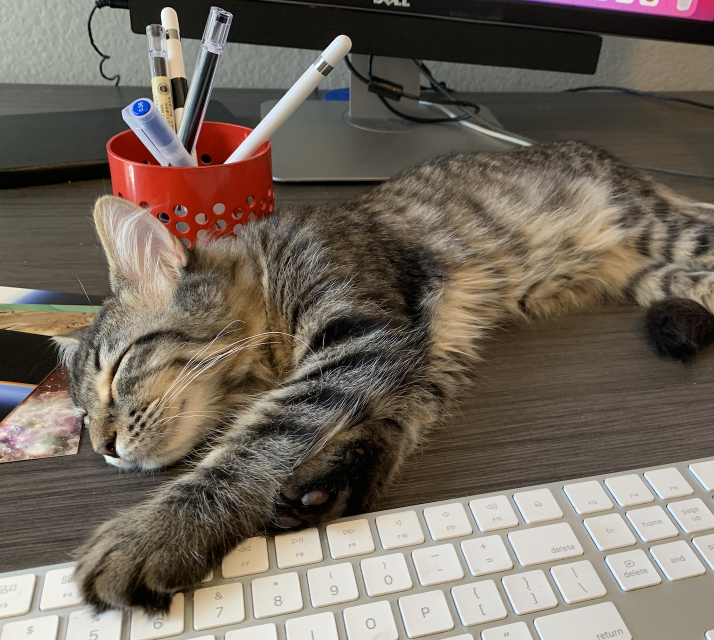
#> input picture lecture_6/asteroid.png, 1428 x 1280 px (shown at 1/2 size)
$ jupyter execute numpy_array_examples.ipynb
#> lines starting #> are read from the running program, lines starting #| are printed output that depends on the picture
# Numpy Arrfay Examples

### introduction to convolution
DS 3000
May 17, 2023

[cell 1]
# A demonstration of some image-generation capabilities of numpy

[cell 2]
import numpy as np
import matplotlib.pyplot as plt

[cell 3]
SIZE = 200

# give size as tuple
image = np.zeros((SIZE,SIZE), dtype=int)

for i in range(SIZE):
    # for every i value, consider i value
    for j in range(SIZE):
        # % means reminder
        image[i,j] = (i*i + j*j) % 256

plt.figure(figsize=(10,10))
plt.imshow(image, cmap='Spectral', interpolation='hamming')
plt.show()
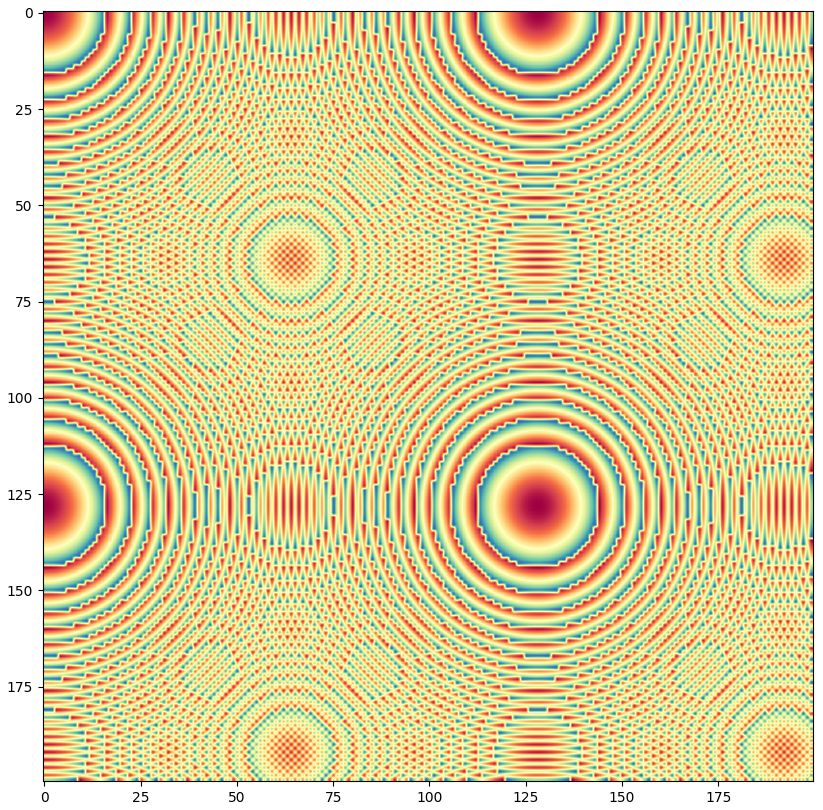
#> figure drawn by matplotlib, 1 panel

[cell 4]
range(5)

[cell 5]
range(10**100)

[cell 6]
list(range(5))

[cell 7]
# 3D image
SIZE = 200

image = np.zeros((SIZE,SIZE, 3), dtype=int)
for i in range(SIZE):
    for j in range(SIZE):
        red = (i * j) % 256
        green = (i*i - j*i) % 256
        blue = (i*i + j*j) % 256
        image[i,j] = [red, green, blue]

        # image[i, j, 0] = red
        # image[i, j, 1] = green
        # image [i, j, 2] = blue


plt.figure(figsize=(10,10))
plt.imshow(image, cmap='Spectral', interpolation='None')
plt.show()

[cell 8]
plt.imshow(image[:,:,1], cmap='Spectral', interpolation='None')
plt.show()
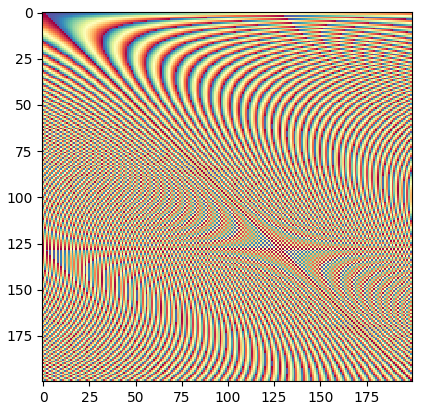
#> figure drawn by matplotlib, 1 panel

[cell 9]
import matplotlib.image as img

def show_image(image):
    plt.imshow(image)
    plt.xlabel('j')
    plt.ylabel('i')
    plt.show()


# crop the image
def crop(image, fr, to):
    """
    Crop an image
    fr - upper left coordinate (tuple)
    to - lower right coordinate (tuple)
    return the cropped image e.g., (400,0) to (1000,600)
    """

    cropped = image[fr[0]:to[0], fr[1]:to[1]]
    return cropped


def blur(image, level=10):
    blurry = image.copy()
    for i in range(level, image.shape[0]-level):
        for j in range(level, image.shape[1]-level):

            # Blur each channel!
            for ch in range(4):
                blurry[i,j,ch] = image[i-level:i+level, j-level:j+level, ch].mean()
    return blurry

[cell 10]
# Read the image into a numpy array
original = img.imread('asteroid.png')
#> original is the input picture: shape (1280, 1428, 4) float32; mean R, G, B, A 0.45, 0.41, 0.366, 1
# specify from and to
cropped = crop(original, (400,0), (1000,600))
# colormap
cm = crop(original, (400,0), (1000,600))[:,:,0]
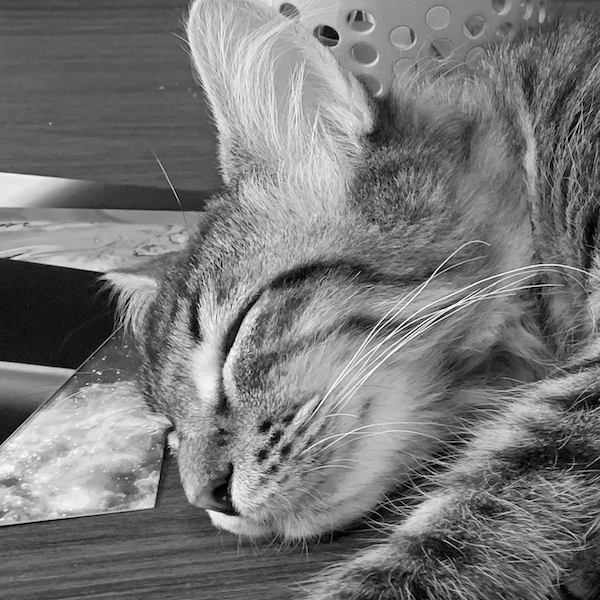
#> cm: shape (600, 600) float32; min 0, max 1, mean 0.47
blurred = blur(cropped, level=10)
#> after the loop in blur, `for i in range(level, image.shape[0]-level):`:
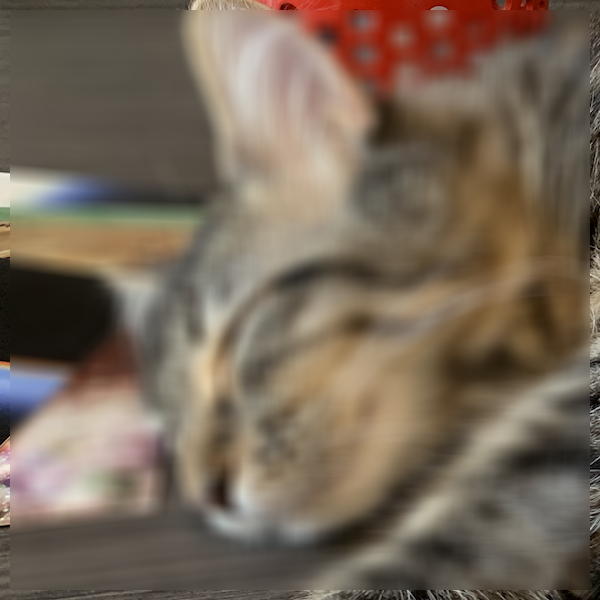
#> blurry: shape (600, 600, 4) float32; mean R, G, B, A 0.47, 0.41, 0.349, 1

show_image(original)
show_image(cropped)
show_image(cm)
show_image(blurred)

[cell 11]
original.shape
#> Out = (1280, 1428, 4)

[cell 12]
cropped.shape
#> Out = (600, 600, 4)

[cell 13]
# Using convolution instead

sobel = np.array(
    [[1, 0, -1],
     [2, 0, -2],
     [1, 0, -1]])

edge = np.array(
    [[1, 1, 1],
     [1, -8, 1],
     [1, 1, 1]])

blur = np.full((20,20), 1/400)
blur

[cell 14]
import scipy.ndimage as ndi # Multi-dimensional image processing


def convolve(image, kernel):

    r = ndi.convolve(image[:, :, 0], kernel)
    g = ndi.convolve(image[:, :, 1], kernel)
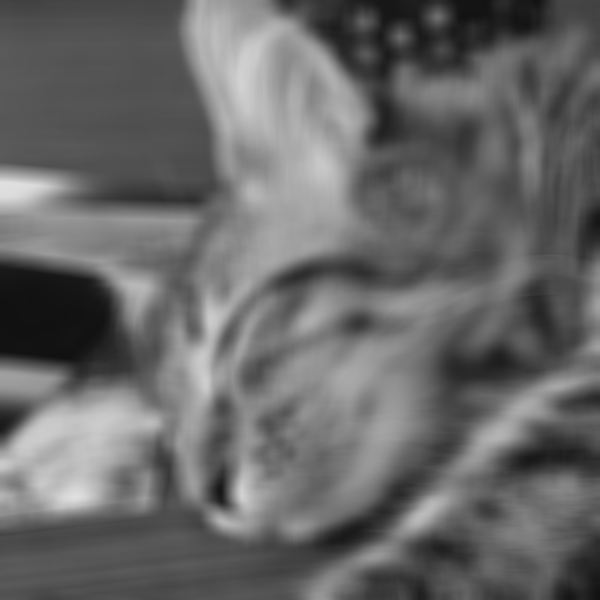
#> g: shape (600, 600) float32; min 0.0649, max 0.88, mean 0.41
    b = ndi.convolve(image[:, :, 2], kernel)
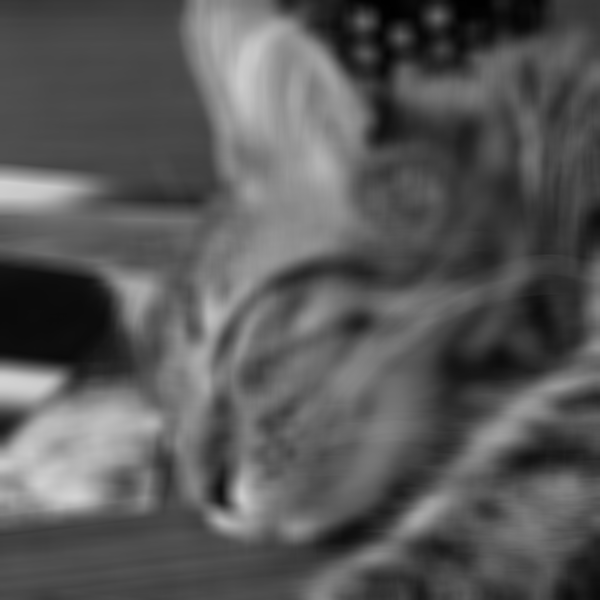
#> b: shape (600, 600) float32; min 0.00579, max 0.827, mean 0.349

    rslt = np.stack([r,g,b], axis=2)
    return rslt

[cell 15]
show_image(convolve(cropped, blur))
show_image(convolve(cropped, sobel))
#> in convolve (call 2), `r = ndi.convolve(image[:, :, 0], kernel)`:
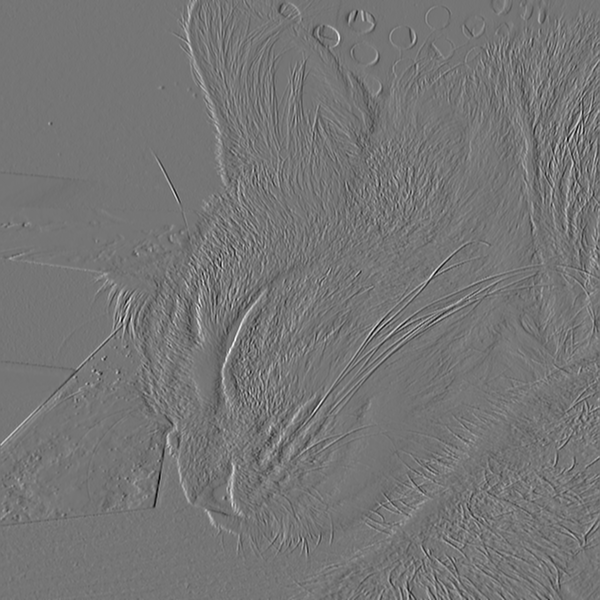
#> r: shape (600, 600) float32; min -3.11, max 3.62, mean -0.000738; drawn with min black and max white
#> in show_image (call 6), `plt.show()`:
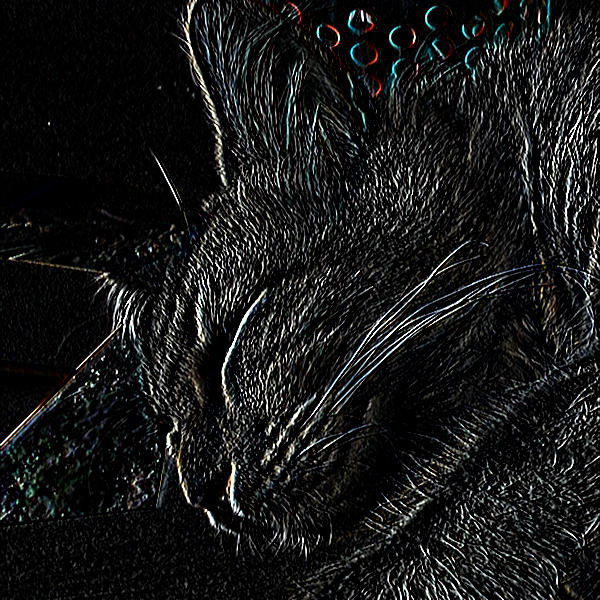
#> shown: shape (600, 600, 3) float32; mean R, G, B 0.0931, 0.0961, 0.0947
show_image(convolve(cropped, edge))
#> in convolve (call 3), `r = ndi.convolve(image[:, :, 0], kernel)`:
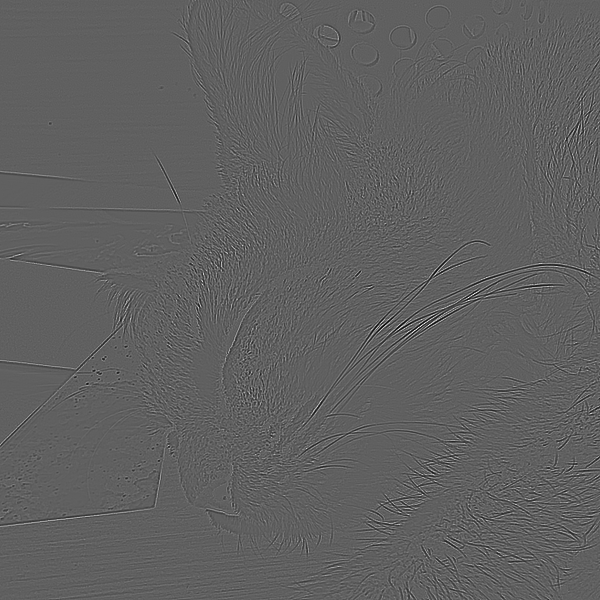
#> r: shape (600, 600) float32; min -3.34, max 5.5, mean 1.75e-10; drawn with min black and max white
#> in show_image (call 7), `plt.show()`:
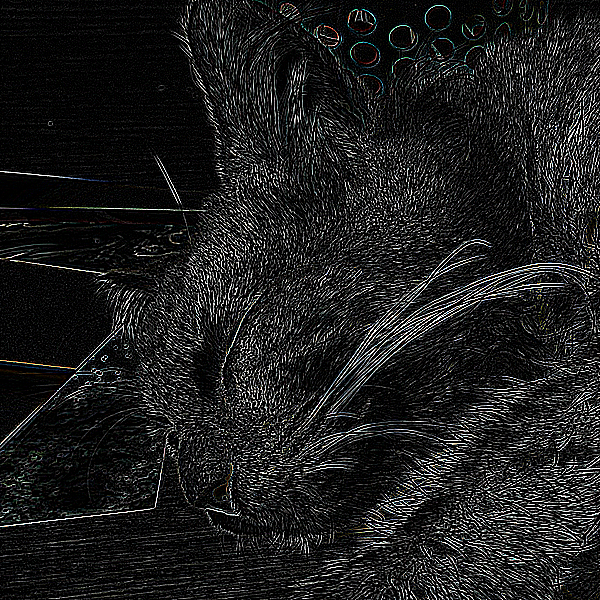
#> shown: shape (600, 600, 3) float32; mean R, G, B 0.119, 0.12, 0.12
